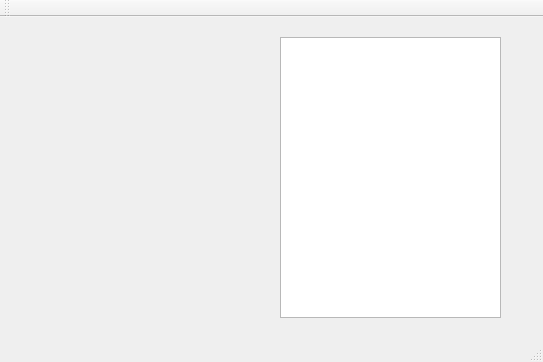
<?xml version="1.0" encoding="UTF-8"?>
<ui version="4.0">
 <class>MiniGame</class>
 <widget class="QMainWindow" name="MiniGame">
  <property name="geometry">
   <rect>
    <x>0</x>
    <y>0</y>
    <width>543</width>
    <height>362</height>
   </rect>
  </property>
  <property name="windowTitle">
   <string>MiniGame</string>
  </property>
  <widget class="QWidget" name="centralWidget">
   <widget class="QTextBrowser" name="textBrowser">
    <property name="geometry">
     <rect>
      <x>280</x>
      <y>20</y>
      <width>221</width>
      <height>281</height>
     </rect>
    </property>
   </widget>
  </widget>
  <widget class="QMenuBar" name="menuBar">
   <property name="geometry">
    <rect>
     <x>0</x>
     <y>0</y>
     <width>543</width>
     <height>21</height>
    </rect>
   </property>
  </widget>
  <widget class="QToolBar" name="mainToolBar">
   <attribute name="toolBarArea">
    <enum>TopToolBarArea</enum>
   </attribute>
   <attribute name="toolBarBreak">
    <bool>false</bool>
   </attribute>
  </widget>
  <widget class="QStatusBar" name="statusBar"/>
 </widget>
 <layoutdefault spacing="6" margin="11"/>
 <resources/>
 <connections/>
</ui>
